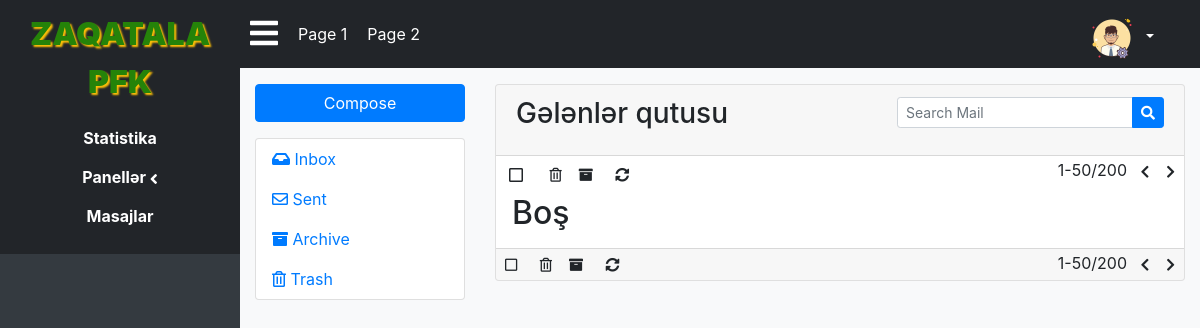
Page /admin/admin.php?page=mail (signed in) on the earlier database version.
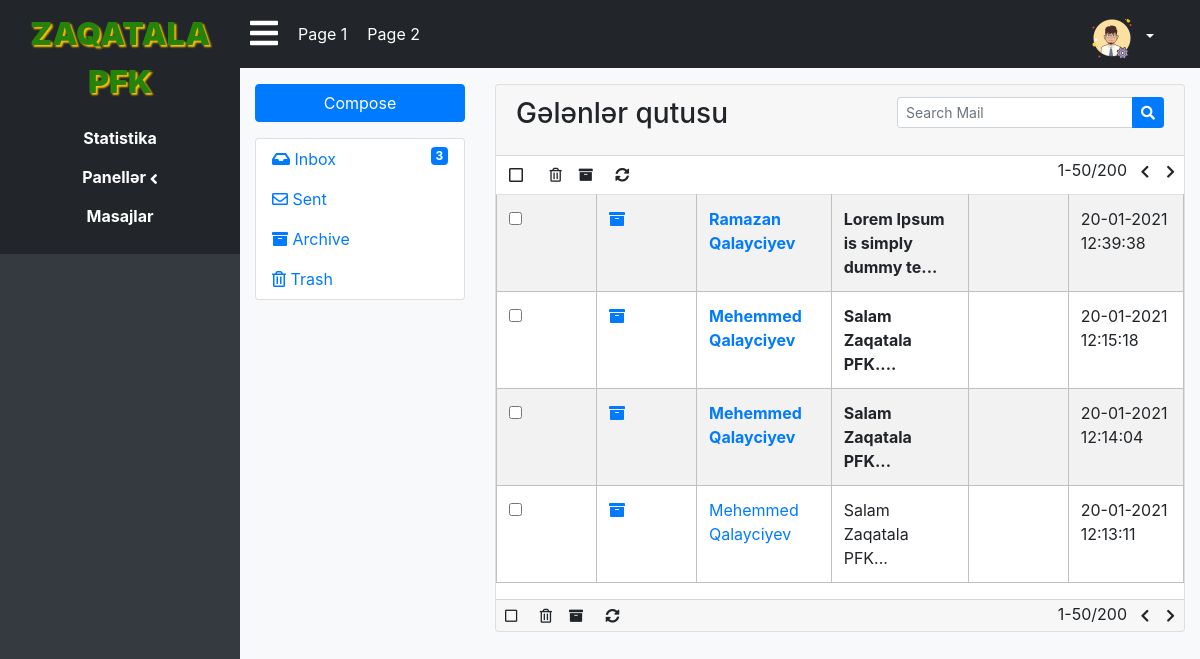
Same page on the later database version.
### tables this page shows
CREATE TABLE IF NOT EXISTS `mail` (
  `id` int NOT NULL AUTO_INCREMENT,
  `name` varchar(150) NOT NULL,
  `subject` text NOT NULL,
  `email` varchar(100) NOT NULL,
  `send` varchar(150) DEFAULT NULL,
  `text` mediumtext NOT NULL,
  `type` varchar(20) NOT NULL,
  `mainly_type` varchar(10) NOT NULL,
  `moving` varchar(10) NOT NULL,
  `tarix` timestamp NOT NULL DEFAULT CURRENT_TIMESTAMP,
  `status` int DEFAULT '0',
  PRIMARY KEY (`id`)
);

### admin/page/maillist.php (the view, shortened to what this page needs)
<div class="col-md-9">
    <div class="card card-primary card-outline">
        <div class="card-header clearfix">
            <?php
                        $typeObj = array("inbox" => "Gələnlər qutusu", "sent" => "Göndərildi", "archive" => "Arxiv", "trash" => "Zibil qutusu");
                        $type = (isset($_GET['s'])) ? $_GET['s'] : "inbox";
                        $type = $typeObj[$type];
                    ?>
            <h3 class="card-title float-left"><?=$type?></h3>
            <div class="card-tools float-right">
                <div class="input-group input-group-sm">
                    <input type="text" class="form-control" placeholder="Search Mail">
                    <div class="input-group-append">
                        <div class="btn btn-primary">
                            <i class="fas fa-search"></i>
                        </div>
                    </div>
                </div>
            </div>
        </div>
        <div class="card-body p-0">
            <div class="mailbox-controls">
                <button id="check-all-list" type="button" class="btn btn-default btn checkbox-toggle">
                    <i class="far fa-square"></i>
                </button>
                <div class="btn-group">
                    <button type="button" class="btn-trash btn btn-default btn-sm">
                        <i class="far fa-trash-alt"></i>
                    </button>
                    <?php
                                if(isset($_GET['s']) && ($_GET['s'] == "trash" || $_GET['s'] == "archive")){
                                    echo '<button type="button" class="btn-folder btn btn-default btn-sm">
                                            <i class="fas fa-folder"></i>
                                        </button>';
                                }
                                else{
                                    echo '<button type="button" class="btn-archive btn btn-default btn-sm">
                                            <i class="fas fa-archive"></i>
                                        </button>';
                                }
                            ?>
                </div>
                <button type="button" class="btn-reload btn btn-default btn-sm">
                    <i class="fas fa-sync-alt"></i>
                </button>
                <div class="float-right">
                    1-50/200
                    <div class="btn-group">
                        <button type="button" class="btn btn-default btn-sm">
                            <i class="fas fa-chevron-left"></i>
                        </button>
                        <button type="button" class="btn btn-default btn-sm">
                            <i class="fas fa-chevron-right"></i>
                        </button>
                    </div>
                </div>
            </div>
            <div class="table-responsive mailbox-messages">
                <table class="table table-hover table-striped">
                    <tbody>
                        <?php
                                $type = (isset($_GET['s'])) ? $_GET['s'] : "inbox";
                                $sql = "SELECT * FROM mail WHERE `type` = '$type' ORDER BY `tarix` DESC";
                                $query = mysqli_query($conn, $sql);
                                echo (mysqli_num_rows($query) == 0) ? "<h2 class='px-3 m-0'>Boş</h2>" : null;
                                while($res = mysqli_fetch_assoc($query)){
                                    $text = $res['text'];
                                    $status = $res['status'];
                                    $text = substr($text, 0, 30) . "...";
                                    $date = date_create($res['tarix']);
                                    $date = date_format($date, "d-m-Y H:i:s");
                                    $font_weight = ($status == 0) ? "bold" : "normal";
                                    if($res['type'] == "inbox" || $res['type'] == "sent"){
                                        $td = '<td title="Arxiv" class="mailbox-star"><a href="config.php?query=mail_type&url=inbox&type=archive&id='.$res['id'].'"><i class="fas fa-archive"></i></a>
                                        </td>';
                                    }
                                    else{
                                        $td = null;
                                    }
                                    echo '<tr>
                                    <td>
                                        <div class="icheck-primary">
                                            <input type="checkbox" name="mail-check" value="" id="'.$res['id'].'">
                                            <label for="'.$res['id'].'"></label>
                                        </div>
                                    </td>
                                    '.$td.'
                                    <td class="mailbox-name" style="font-weight: '.$font_weight.'"><a href="admin.php?page=mail&q=readmail&id='.$res['id'].'">'.$res['name'].'</a></td>
                                    <td class="mailbox-subject" style="font-weight: '.$font_weight.'">'.$text.'</td>
                                    <td class="mailbox-attachment"></td>
                                    <td class="mailbox-date">'.$date.'</td>
                                </tr>';
                                }
                                ?>
                    </tbody>
                </table>
            </div>
        </div>
        <div class="card-footer p-0">
            <div class="mailbox-controls">
                <button type="button" class="btn btn-default btn-sm checkbox-toggle">
                    <i class="far fa-square"></i>
                </button>
                <div class="btn-group">
                    <button type="button" class="btn-trash btn btn-default btn-sm">
                        <i class="far fa-trash-alt"></i>
                    </button>
                    <?php
                                if(isset($_GET['s']) && ($_GET['s'] == "trash" || $_GET['s'] == "archive")){
                                    echo '<button type="button" class="btn-folder btn btn-default btn-sm">
                                            <i class="fas fa-folder"></i>
                                        </button>';
                                }
                                else{
                                    echo '<button type="button" class="btn-archive btn btn-default btn-sm">
                                            <i class="fas fa-archive"></i>
                                        </button>';
                                }
                            ?>
                </div>
                <button type="button" class="btn-reload btn btn-default btn-sm">
                    <i class="fas fa-sync-alt"></i>
                </button>
                <div class="float-right">
                    1-50/200
                    <div class="btn-group">
                        <button type="button" class="btn btn-default btn-sm">
                            <i class="fas fa-chevron-left"></i>
                        </button>
                        <button type="button" class="btn btn-default btn-sm">
                            <i class="fas fa-chevron-right"></i>
                        </button>
                    </div>
                </div>
            </div>
        </div>
    </div>
</div>

### admin/admin.php (shortened to what this page needs)
<!DOCTYPE html>
<html lang="en">
<head>
    <link rel="stylesheet" href="../css/all.min.css">
    <link rel="stylesheet" href="../css/bootstrap.css">
    <link rel="stylesheet" href="css/croppie.css">
    <link rel="stylesheet" href="css/admin.css">
    <link rel="stylesheet" href="css/home.css">
    <link rel="stylesheet" href="css/header.css">
    <link rel="stylesheet" href="css/news.css">
    <link rel="stylesheet" href="css/team.css">
    <link rel="stylesheet" href="css/about.css">
    <link rel="stylesheet" href="css/statistika.css">
</head>
<body ng-app="admin" ng-controller="adminCont">
    <div class="container-fluid bg-dark">
        <div class="row">
            <div ng-show="durum" class="col nav-div">
                <p class="header-group">Zaqatala PFK</p>
                <ul>
                    <li><a href="admin.php">Statistika</a></li>
                    <li><label for="dropdown" class="text-white m-0 p-0" ng-click="eylem()">Panellər <i class="fas fa-angle-{{angle}}"></i></label>
                    </li>
                    <li><a href="?page=mail">Masajlar</a></li>
                </ul>
            </div>
            <div class="col page px-0">
                <div class="col-12 page-header">
                    <div class="row w-100">
                        <span class="align-self-center"><i class="fas fa-bars fa-2x" ng-click="durum = !durum"></i></span>
                        <span class="align-self-center"><a href="#">Page 1</a></span>
                        <span  class="align-self-center"><a href="#">Page 2</a></span>
                        <div class="dropdown nav-item ml-auto">
                            <a href="#" class="dropdown-toggle nav-link text-white" data-toggle="dropdown">
                            <div class="photo">
                                <img src="img/admin.png" alt="Profile Photo">
                            </div>
                            </a>
                        </div>
                    </div>
                </div>
                <div class="col-12 page-body bg-light">
                    <?php
                        $url = (isset($_GET['page'])) ? "page/" . $_GET['page'] . ".php" : "page/statistika.php";
                        require $url;
                    ?>
                </div>
            </div>
        </div>
    </div>
</body>
</html>

### admin/page/mail.php (shortened to what this page needs)
<div class="content-wrapper py-3 mb-5">
    <section class="content">
        <div class="row">
            <div class="col-md-3">
                <a href="admin.php?page=mail&q=compase" class="btn btn-primary btn-block mb-3">Compose</a>
                <div class="card">
                    <div class="card-body p-0">
                        <ul class="nav nav-pills flex-column">
                            <li class="nav-item active">
                                <a href="admin.php?page=mail&q=maillist" class="nav-link">
                                    <i class="fas fa-inbox"></i> Inbox
                                    <?php
                                        $sql = "SELECT * FROM mail WHERE `type` = 'inbox' AND `status` = 0";
                                        $query = mysqli_query($conn, $sql);
                                        $count = mysqli_num_rows($query);
                                        echo  ($count != 0) ? '<span class="badge bg-primary text-white float-right">'.$count.'</span>' : null;
                                    ?>
                                </a>
                            </li>
                            <li class="nav-item">
                                <a href="admin.php?page=mail&q=maillist&s=sent" class="nav-link">
                                    <i class="far fa-envelope"></i> Sent
                                </a>
                            </li>
                            <li class="nav-item">
                                <a href="admin.php?page=mail&q=maillist&s=archive" class="nav-link">
                                    <i class="fas fa-archive"></i> Archive
                                </a>
                            </li>
                            <li class="nav-item">
                                <a href="admin.php?page=mail&q=maillist&s=trash" class="nav-link">
                                    <i class="far fa-trash-alt"></i> Trash
                                </a>
                            </li>
                        </ul>
                    </div>
                </div>
            </div>
            <?php
            $q = (isset($_GET['q'])) ? $_GET['q'] : "maillist";
            $q = $q . ".php";
            require $q;
        ?>
        </div>
</div>

### admin/css/admin.css (style rules this page uses)
body { overflow: hidden; }
.header-group { position: relative; top: 0; left: 0; font-weight: 900; margin: 10px 0px; width: 100%; text-align: center; font-size: 200%; text-transform: uppercase; color: #258309; text-shadow: 2px 2px 2px #ffc107; }
.nav-div { background-color: #222529; max-width: 20vw; max-height: max-content; position: sticky; overflow: auto; padding: 0!important; }
.nav-div ul { padding: 0px; align-content: start; }
.nav-div ul li { margin: 5px 0px; text-align: center; padding: 5px; border-radius: 5px; list-style: none; width: 100%; }
.nav-div ul li label { color: white; font-weight: bold; cursor: pointer; }
.nav-div ul li a { cursor: pointer; color: white; font-weight: bold; }
.page { height: 100%; min-height: 100vh; }
.page-header { background-color: #222529; }
.page-header div span { padding: 10px 10px; }
.page-header div span a, .page-header div span i { color: white; }
.page .col-12.page-body { height: 100vh; overflow: auto; }
.fas.fa-bars { cursor: pointer; }
[class*="fa-angle-"] { vertical-align: middle; }
.page-header .photo { display: inline-block; height: 50px; width: 50px; border-radius: 50%; vertical-align: middle; overflow: hidden; }
.page-header .photo img { width: 100%; }
.page-header .dropdown { margin: 5px 0; }
.page-header .dropdown .nav-link { padding-bottom: 0; }

### admin/css/statistika.css (style rules this page uses)
table td, table th { min-width: 100px; }
table td { border: 1px silver solid; }

Differences in the rows shown:
added mail: name "Ramazan Qalayciyev", text "Lorem Ipsum is simply dummy te...", tarix "20-01-2021 12:39:38"
added mail: name "Mehemmed Qalayciyev", text "Salam Zaqatala PFK....", tarix "20-01-2021 12:15:18"
added mail: name "Mehemmed Qalayciyev", text "Salam Zaqatala PFK...", tarix "20-01-2021 12:14:04"
added mail: name "Mehemmed Qalayciyev", text "Salam Zaqatala PFK...", tarix "20-01-2021 12:13:11", status 1 (drawn)
Other differences:
$count: (not shown) → "3"
text no longer shown: "Boş"
